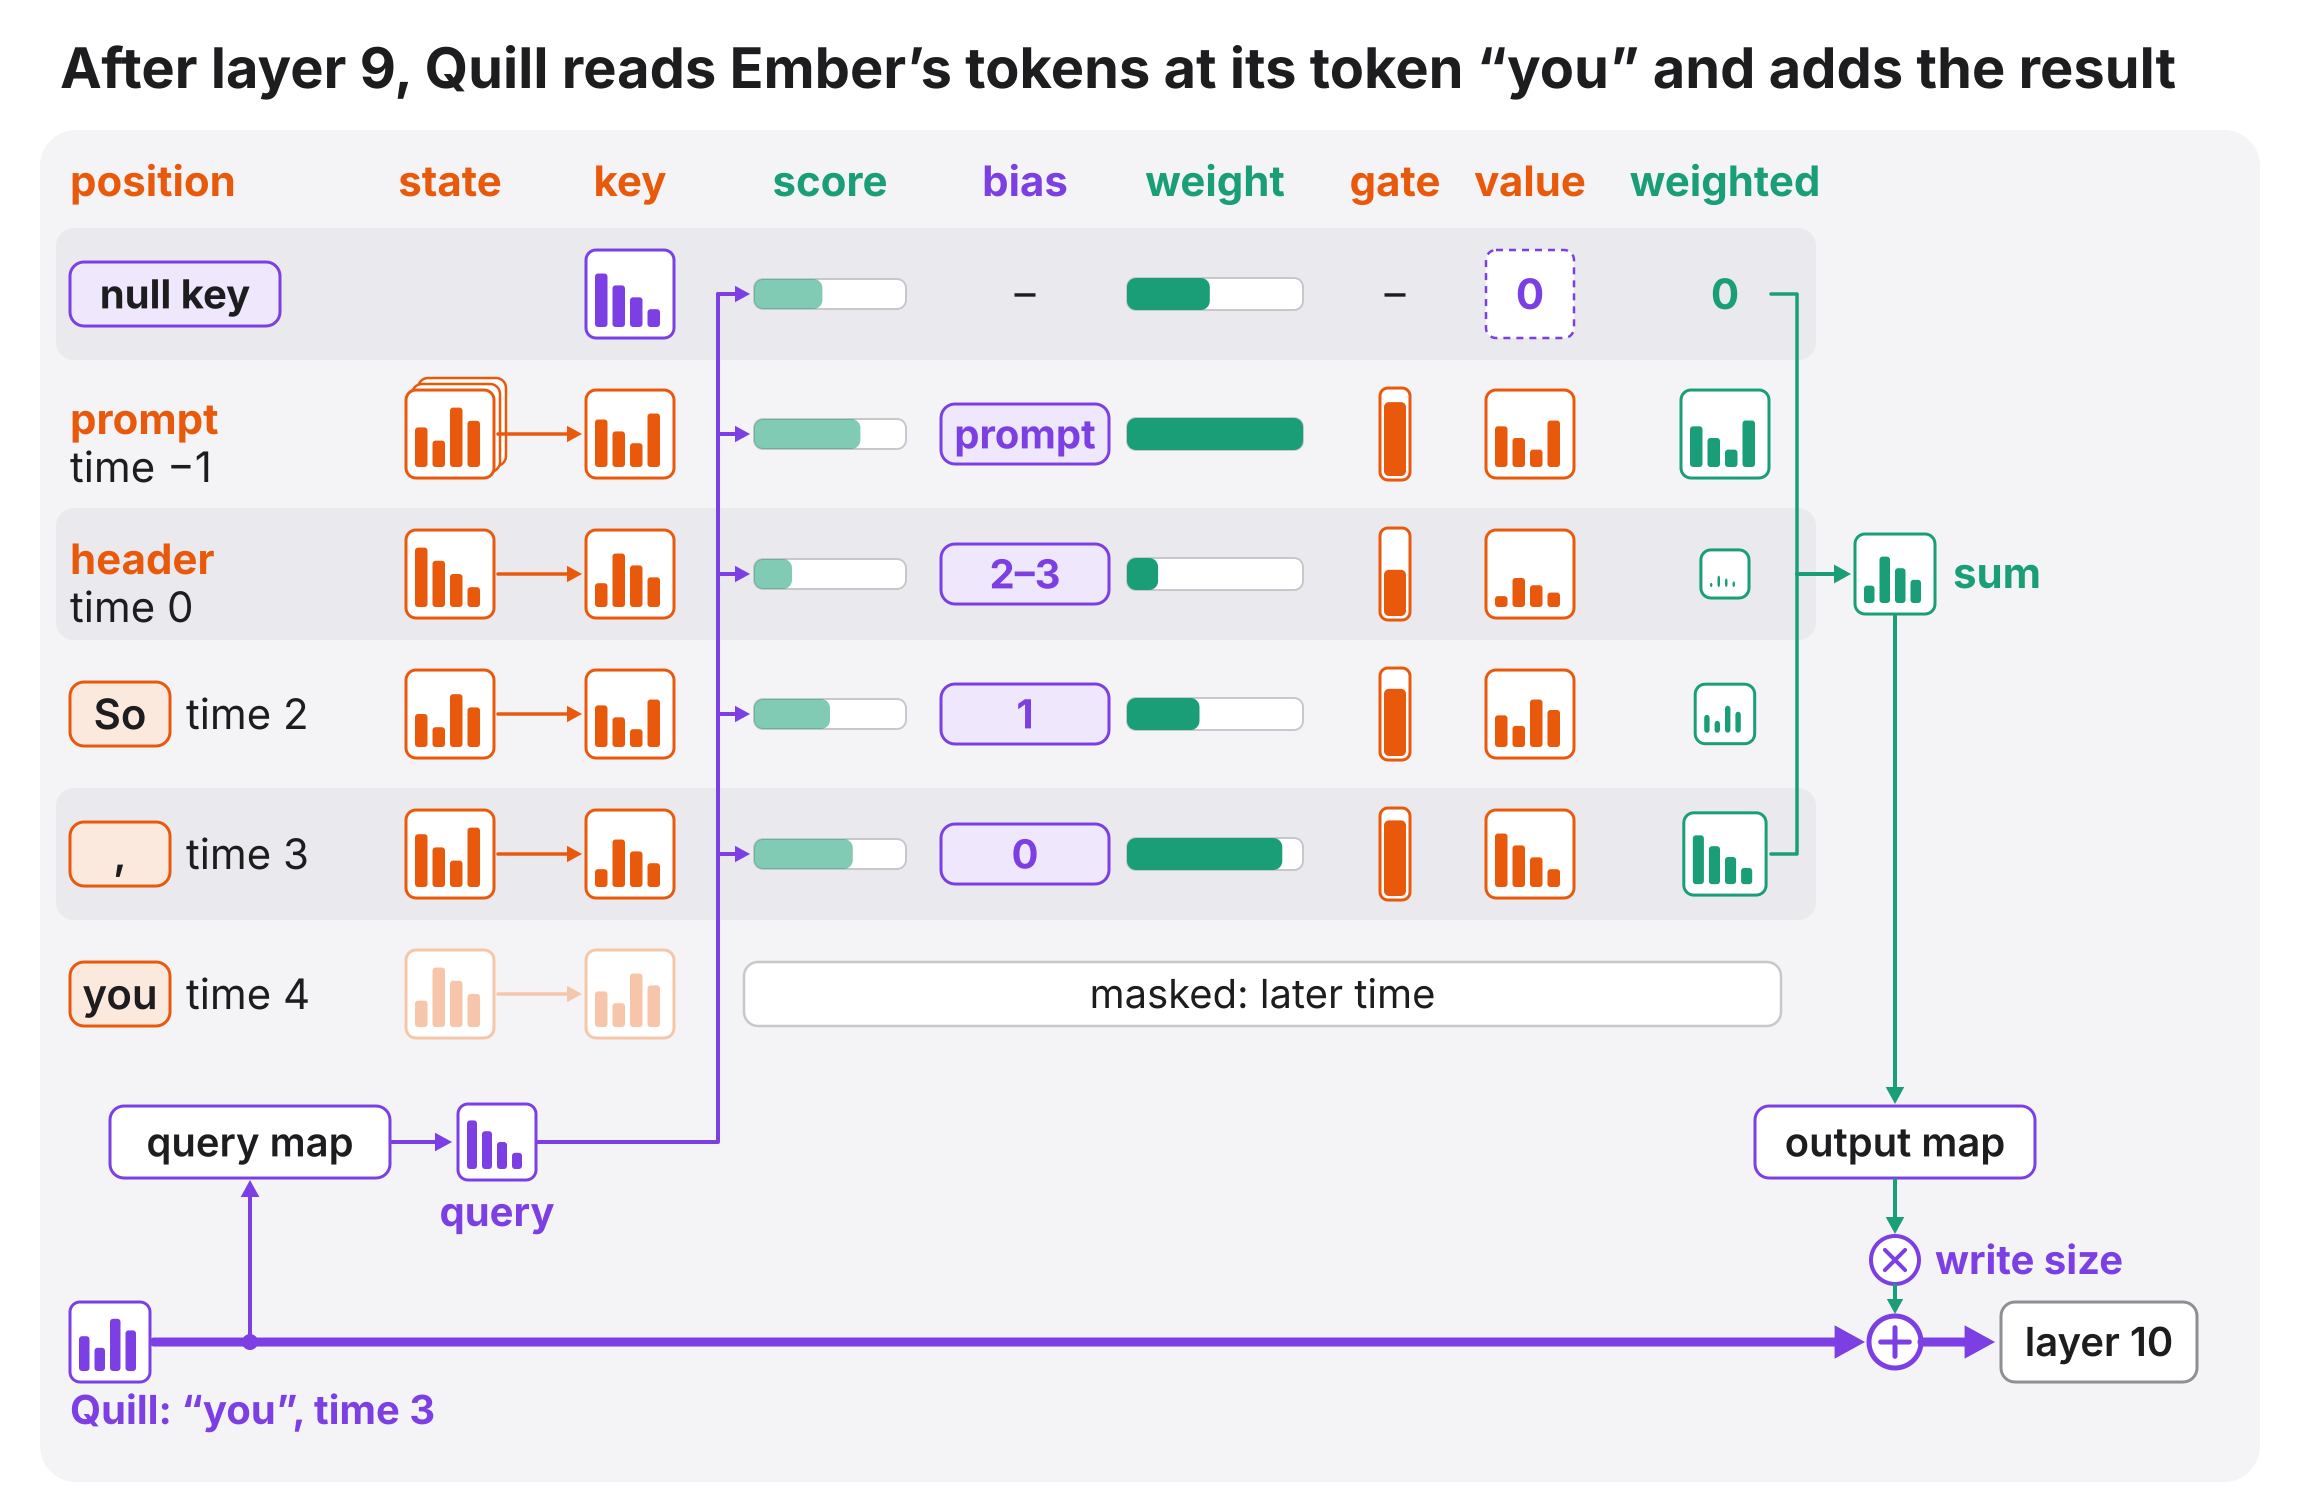

This chart was generated by the following Python code:
"""Three drawings of the link's architecture, from pairing/link.py and pairing/session.py.

link_mechanism        one read after one exchange layer: query, keys, scores, time-gap bias, weights, null key, gated
                      values, weighted sum, output map, write size, added to the reader's residual stream
link_mechanism_depths both models as the film draws them, 36 layers each, the link as two strands at each of the 8
                      exchange layers, and a zoom on one exchange
link_mechanism_ticks  which partner tokens each token may read (the time rule), both directions

Reads results/link_mechanism.json (layer counts from the model configs, and the token timing and private cities of
the linked chat figures/inputs/chat_link_s7.json.gz) and checks its exchange layers against pairing/link.py (XBLOCKS). Writes
figures/NAME.{svg,png,pdf} for each NAME above. Bars, gate meters and weight bars are schematic: no activations,
gates or attention weights were measured for these drawings. --refresh rebuilds the snapshot from the chat and the
model configs and tokenizer in the local Hugging Face cache.
Usage: python figures/link_mechanism.py [--refresh]
"""
import ast
import gzip
import hashlib
import html
import json
import math
import subprocess
import sys
from pathlib import Path

import creature
from chat_names import ROOT, mascot, width as tw

OUT = ROOT / 'figures'
SNAP = ROOT / 'results/link_mechanism.json'
CHAT = ROOT / 'figures/inputs/chat_link_s7.json.gz'
REPOS = {'quill': 'Qwen/Qwen3-4B', 'ember': 'arcee-ai/AFM-4.5B'}

Q, E, G, RED, INK = '#7B3FE4', '#E8590C', '#1A9E77', '#D2432F', '#1D1D1F'
COOL, WARM = '#F4F4F6', '#FAF0E6'
QL, EL, GL, REDL = '#EFE7FC', '#FCE9DE', '#DDF2EA', '#F8DDD8'     # light tints for fills
LINE = '#C7C7CC'
FONT = 'Inter, Helvetica, Arial, sans-serif'
W = 2300
BODY, SMALL, TITLE = 36, 32, 56


def xblocks():
    tree = ast.parse((ROOT / 'pairing/link.py').read_text())
    return next(list(ast.literal_eval(n.value)) for n in tree.body if isinstance(n, ast.Assign)
                and any(isinstance(t, ast.Name) and t.id == 'XBLOCKS' for t in n.targets))


def refresh():
    """The snapshot rebuilt from the linked chat and the cached model configs and Ember tokenizer: layer counts, both
    private cities, and the timing of the first four tokens of turn 0 as Quill writes them and as Ember reads them."""
    from huggingface_hub import hf_hub_download
    from tokenizers import Tokenizer
    files, configs = {}, {}
    for side, repo in REPOS.items():
        p = Path(hf_hub_download(repo, 'config.json', local_files_only=True))
        name = f'{repo}@{p.parent.name}/config.json'
        files[name] = p
        configs[side] = dict(path=name, blocks=json.loads(p.read_text())['num_hidden_layers'])
    raw = gzip.open(CHAT).read()
    chat = json.loads(raw)
    private = {side: chat['episode']['meta']['secrets'][side]['city'] for side in configs}
    first = chat['turns'][0]
    pieces = [v['text'] for v in first['tokens'][:4]]
    tok_path = Path(hf_hub_download(REPOS['ember'], 'tokenizer.json', local_files_only=True))
    tok_name = f'{REPOS["ember"]}@{tok_path.parent.name}/tokenizer.json'
    files[tok_name] = tok_path
    tok = Tokenizer.from_file(str(tok_path))
    listener, prior = [], []
    for i in range(len(pieces)):
        # Ember reads the tokens of Quill's text that can no longer change: all but the last of the re-encoding
        stable = tok.encode(''.join(pieces[:i + 1]), add_special_tokens=False).ids[:-1]
        assert stable[:len(prior)] == prior
        listener.append([tok.decode([t]) for t in stable[len(prior):]])
        prior = stable
    chat_name = str(CHAT.relative_to(ROOT)) + ' (uncompressed)'
    sha = {name: hashlib.sha256((ROOT / name).read_bytes()).hexdigest() for name in ('pairing/link.py', 'pairing/session.py')}
    sha[chat_name] = hashlib.sha256(raw).hexdigest()
    sha.update({name: hashlib.sha256(p.read_bytes()).hexdigest() for name, p in files.items()})
    snap = json.loads(SNAP.read_text()) if SNAP.exists() else {}
    xb = xblocks()
    snap.update(exchange_blocks=xb, exchange_count=len(xb), configs=configs, private_text=private,
                private_text_source=chat_name, timing_tokens=pieces,
                timing_emission_ticks=[v['tick'] for v in first['tokens'][:4]],
                timing_token_ids=[v['id'] for v in first['tokens'][:4]], timing_listener_chunks=listener,
                timing_tokenizer=tok_name, source_sha256=sha)
    return snap


def facts():
    f = json.loads(SNAP.read_text())
    assert f['exchange_blocks'] == xblocks(), 'snapshot and pairing/link.py disagree on the exchange layers'
    return f


# ---------------------------------------------------------------- drawing helpers (also used by hero_link.py)

def esc(s):
    return html.escape(str(s), quote=True)


class SVG:
    def __init__(self, w, h, title, desc):
        self.w, self.h = w, h
        self.a = [f'<svg xmlns="http://www.w3.org/2000/svg" width="{w}" height="{h}" viewBox="0 0 {w} {h}">',
                  f'<title>{esc(title)}</title>', f'<desc>{esc(desc)}</desc>',
                  f'<rect width="{w}" height="{h}" fill="white"/>']

    def add(self, s):
        self.a.append(s)

    def text(self, x, y, s, size=BODY, color=INK, weight=400, anchor='start', italic=False, opacity=None):
        """s: a string, or a list of (text, color, weight) runs."""
        runs = [(s, color, weight)] if isinstance(s, str) else s
        body = ''.join(f'<tspan fill="{c or color}" font-weight="{wt or weight}">{esc(t)}</tspan>' for t, c, wt in runs)
        extra = (' font-style="italic"' if italic else '') + (f' opacity="{opacity}"' if opacity else '')
        self.add(f'<text x="{x:.1f}" y="{y:.1f}" font-family="{FONT}" font-size="{size}" fill="{color}" '
                 f'font-weight="{weight}" text-anchor="{anchor}" xml:space="preserve"{extra}>{body}</text>')

    def title(self, s, x=60, y=88, size=TITLE):
        self.text(x, y, s, size, INK, 700)

    def rect(self, x, y, w, h, fill='white', stroke='none', r=16, sw=3, dash=None, opacity=None):
        d = f' stroke-dasharray="{dash}"' if dash else ''
        o = f' opacity="{opacity}"' if opacity is not None else ''
        self.add(f'<rect x="{x:.1f}" y="{y:.1f}" width="{w:.1f}" height="{h:.1f}" rx="{r}" fill="{fill}" '
                 f'stroke="{stroke}" stroke-width="{sw}"{d}{o}/>')

    def path(self, d, color=INK, sw=4, fill='none', dash=None, opacity=None, cap='round'):
        extra = (f' stroke-dasharray="{dash}"' if dash else '') + (f' opacity="{opacity}"' if opacity is not None else '')
        self.add(f'<path d="{d}" stroke="{color}" stroke-width="{sw}" fill="{fill}" stroke-linecap="{cap}" '
                 f'stroke-linejoin="round"{extra}/>')

    def line(self, pts, color=INK, sw=4, dash=None, opacity=None):
        self.path('M' + ' L'.join(f'{x:.1f},{y:.1f}' for x, y in pts), color, sw, dash=dash, opacity=opacity)

    def arrow(self, pts, color=INK, sw=4, head=None, dash=None, opacity=None):
        """Polyline with a filled head at the last point (the line stops at the head's base)."""
        head = head or 7 + 2.6 * sw
        (a, b), (x, y) = pts[-2:]
        t = math.atan2(y - b, x - a)
        bx, by = x - head * 0.8 * math.cos(t), y - head * 0.8 * math.sin(t)
        self.line(pts[:-1] + [(bx, by)], color, sw, dash, opacity)
        hw = head * 0.55
        p = [(x, y), (x - head * math.cos(t) - hw * math.sin(t), y - head * math.sin(t) + hw * math.cos(t)),
             (x - head * math.cos(t) + hw * math.sin(t), y - head * math.sin(t) - hw * math.cos(t))]
        o = f' opacity="{opacity}"' if opacity is not None else ''
        self.add(f'<polygon points="{" ".join(f"{u:.1f},{v:.1f}" for u, v in p)}" fill="{color}"{o}/>')

    def circle(self, x, y, r, fill='white', stroke=G, sw=4):
        self.add(f'<circle cx="{x:.1f}" cy="{y:.1f}" r="{r}" fill="{fill}" stroke="{stroke}" stroke-width="{sw}"/>')

    def plus(self, x, y, r=20, color=G, sw=4):
        self.circle(x, y, r, 'white', color, sw)
        k = r * 0.55
        self.path(f'M{x - k:.1f},{y:.1f} L{x + k:.1f},{y:.1f} M{x:.1f},{y - k:.1f} L{x:.1f},{y + k:.1f}', color, sw)

    def times(self, x, y, r=18, color=INK, sw=4):
        self.circle(x, y, r, 'white', color, sw)
        k = r * 0.42
        self.path(f'M{x - k:.1f},{y - k:.1f} L{x + k:.1f},{y + k:.1f} M{x - k:.1f},{y + k:.1f} L{x + k:.1f},{y - k:.1f}', color, sw)

    def mascot(self, x, y, side, size=130):
        self.add(f'<image x="{x:.1f}" y="{y:.1f}" width="{size}" height="{size}" href="{mascot(side)}"/>')

    def vector(self, x, y, color, w=64, h=76, seed=0, scale=1.0, fill='white', stroke=None, sw=3, opacity=1.0):
        """A hidden-state / key / value icon: a box of 4 bars (schematic heights)."""
        self.rect(x, y, w, h, fill, stroke or color, 10, sw)
        for j in range(4):
            bar = (h - 22) * (.3 + ((seed * 3 + j * 5) % 7) / 10) * scale
            self.rect(x + 9 + j * (w - 18) / 4, y + h - 11 - bar, (w - 18) / 4 - 5, bar, color, r=3, sw=0,
                      opacity=opacity)

    def meter(self, x, y, frac, color=E, w=26, h=76):
        """A gate: one number between 0 and 1, drawn as a filled bar."""
        self.rect(x, y, w, h, 'white', color, 8, 3)
        self.rect(x + 4, y + h - 4 - (h - 8) * frac, w - 8, (h - 8) * frac, color, r=5, sw=0)

    def save(self, name, width=None):
        p = OUT / (name + '.svg')
        p.write_text('\n'.join(self.a + ['</svg>']) + '\n')
        subprocess.run(['rsvg-convert', '-w', str(width or self.w), '-o', str(p.with_suffix('.png')), str(p)], check=True)
        subprocess.run(['rsvg-convert', '-f', 'pdf', '-o', str(p.with_suffix('.pdf')), str(p)], check=True)


def chip(s, x, y, w, h, label, color, fill='white', size=BODY, weight=600, sw=3, tcolor=None):
    s.rect(x, y, w, h, fill, color, 14, sw)
    s.text(x + w / 2, y + h / 2 + size * 0.36, label, size, tcolor or color, weight, 'middle')


# ---------------------------------------------------------------- timing (session.py dialogue rule)

def timeline(f):
    """Positions of each model in the opening of the linked chat, with the time at which each is read.
    Quill writes turn 0: prompt at -1, its turn header at 0, and each generated piece is read one time after it is
    emitted. Ember listens: prompt at -1, the user-message header at 0, then at each time the pieces of Quill's text
    that can no longer change (all but the last)."""
    q = [('prompt', -1), ('turn header', 0)]
    q += [(t.strip(), e + 1) for t, e in zip(f['timing_tokens'], f['timing_emission_ticks'])]
    e = [('prompt', -1), ('turn header', 0)]
    for i, chunk in enumerate(f['timing_listener_chunks']):
        e += [(c.strip(), i + 1) for c in chunk]
    return {'quill': q, 'ember': e}


def bucket(tq, tk):
    """link.age_buckets for one pair of times: 'prompt' for a partner prompt position, else log-spaced."""
    if tk < 0:
        return 'prompt'
    d = max(tq - tk, 0)
    if d == 0:
        return '0'
    b = int(math.floor(math.log2(d))) + 1
    lo, hi = 2 ** (b - 1), 2 ** b - 1
    return str(lo) if lo == hi else f'{lo}–{hi}'


# ---------------------------------------------------------------- figure: which partner tokens can be read

def ticks(f):
    tl = timeline(f)
    title = 'Each model reads only the partner’s tokens from the same time or earlier'
    M, gap, lab, ch, head = 40, 12, 300, 104, 296       # margin, cell gap, row-label width, cell height, header
    top = 130
    hs = {x: head + len(tl[x]) * (ch + gap) - gap + 34 for x in ('quill', 'ember')}
    H = round(top + hs['quill'] + 24 + hs['ember'] + 30)
    s = SVG(W, H, title,
            'For the opening of the linked chat (Quill writes "So, you\'re", Ember reads it as it streams), the grid '
            'of which partner tokens each token may read after every exchange layer, with the time-gap bucket of '
            'each readable pair. Derived from pairing/session.py and pairing/link.py; token timing from '
            'results/link_mechanism.json.')
    s.title(title)

    def tokchip(x, y, w, tok, color, fill):
        if tok in ('prompt', 'turn header'):
            s.text(x + w / 2, y + 46, 'prompt' if tok == 'prompt' else 'header', 42, color, 600, 'middle')
        else:
            s.rect(x + w / 2 - 80, y, 160, 64, fill, color, 12, 3)
            s.text(x + w / 2, y + 46, tok, 44, INK, 600, 'middle')

    def grid(pt, reader, sender):
        rows, cols = tl[reader], tl[sender]
        rc, sc = (Q, E) if reader == 'quill' else (E, Q)
        rl, sl = (QL, EL) if reader == 'quill' else (EL, QL)
        px = M
        s.rect(px, pt, W - 2 * M, hs[reader], COOL, r=36)
        s.mascot(px + 30 - 0.27 * 154, pt + 8, reader, 154)     # the art starts at 0.27 of its square
        s.text(px + 130, pt + 100, [(reader.title(), rc, 700), (' reads ', INK, 400), (sender.title(), sc, 700)], 52)
        gx = px + 30 + lab
        gy = pt + head
        cell = (W - 2 * M - 60 - lab - (len(cols) - 1) * gap) / len(cols)
        cx = [gx + j * (cell + gap) for j in range(len(cols))]
        s.text(px + 30, gy - 96, 'time', 42, INK)
        for j, (tok, t) in enumerate(cols):
            s.text(cx[j] + cell / 2, gy - 96, str(t).replace('-', '−'), 42, INK, 400, 'middle')
            tokchip(cx[j], gy - 80, cell, tok, sc, sl)
        for i, (tok, tq) in enumerate(rows):
            y = gy + i * (ch + gap)
            if tok in ('prompt', 'turn header'):
                s.text(px + 30, y + ch / 2 + 15, 'prompt' if tok == 'prompt' else 'header', 42, rc, 600)
            else:
                s.rect(px + 30, y + ch / 2 - 32, 110, 64, rl, rc, 12, 3)
                s.text(px + 85, y + ch / 2 + 15, tok, 44, INK, 600, 'middle')
            s.text(px + 236, y + ch / 2 + 15, str(tq).replace('-', '−'), 42, INK, 400, 'middle')
            for j, (_, tk) in enumerate(cols):
                if tk <= tq:
                    s.rect(cx[j], y, cell, ch, GL, G, 14, 3)
                    b = bucket(tq, tk)
                    s.text(cx[j] + cell / 2, y + ch / 2 + (18 if b != 'prompt' else 15), b,
                           52 if b != 'prompt' else 42, G, 700, 'middle')
            # the partner's later tokens, masked: one grey run per row (times only grow along a row)
            n = sum(tk <= tq for _, tk in cols)
            if n < len(cols):
                s.rect(cx[n], y, cx[-1] + cell - cx[n], ch, '#E3E3E8', 'none', 14, 0)
        # direct labels in the masked corner: the first row's masked cells, and the second row's time gap
        readable = [sum(tk <= tq for _, tk in cols) for _, tq in rows[:2]]
        x1 = cx[readable[0]]
        s.text((x1 + cx[-1] + cell) / 2, gy + ch / 2 + 15, 'masked: later time', 42, INK, 400, 'middle')
        y2 = gy + ch + gap + ch / 2
        xa = cx[readable[1] - 1] + cell
        s.arrow([(xa + 120, y2), (xa + 10, y2)], G, 4, head=18)
        s.text(xa + 136, y2 + 15, 'time gap', 42, G, 700)

    grid(top, 'quill', 'ember')
    grid(top + hs['quill'] + 24, 'ember', 'quill')
    s.save('link_mechanism_ticks')


# ---------------------------------------------------------------- figure: the 8 exchange layers

def depths(f):
    xb = f['exchange_blocks']
    nb = f['configs']['quill']['blocks']
    assert nb == f['configs']['ember']['blocks'] == creature.LAYERS and tuple(xb) == creature.PORTS
    title = f'After {len(xb)} of the {nb} layers, Quill and Ember read each other at the same time'
    top, M = 130, 40
    # the zoom column on the right: three steps of one exchange, stacked
    vw, vh, sp_ = 88, 110, 104                      # zoom vectors: width, height, pitch
    step_h = 100 + vh + 140 + vh + 56
    zx, zw = 1210, W - M - 1210
    H = round(top + 3 * step_h + 40 + M)
    s = SVG(W, H, title,
            'Quill and Ember drawn as two stacks of 36 layers, with the input at the base and the head at the top. '
            'After layers ' + ', '.join(map(str, xb)) + ' two teal strands join the stacks, one per direction: each '
            'model reads the other from the states before that exchange and adds the result to its own residual '
            'stream. A zoom on layer 9 shows the read in three steps. Schematic; counts from pairing/link.py and the '
            'model configs.')
    s.title(title)

    # anatomy: both models at full height, the link as two strands at each exchange layer
    ah = 1290                                       # creature height, hair tip to base
    cq, ce, ctop = 400, 1000, top + 40
    gq, pq = creature.creature('quill', cq, ctop, ah, full=True)
    ge, pe = creature.creature('ember', ce, ctop, ah, full=True)
    d = (pq[xb[0]][1] - pq[xb[1]][1]) / (xb[1] - xb[0])      # pixels per layer

    def ly(k):
        return pq[xb[0]][1] - (k - xb[0]) * d

    base = ctop + ah
    s.rect(M, top, zx - 30 - M, H - top - M, COOL, r=36)
    for k in xb:
        s.add(creature.strands(cq, ce, ly(k), wave=8, sw=5))
    s.add(gq)
    s.add(ge)
    lx = cq - creature.width_of(ah, True) / 2 - 24  # layer numbers end here
    s.text(lx, ly(nb - 1) - 62, 'layer', 44, INK, 700, 'end')
    for k in [nb - 1] + xb[::-1] + [0]:     # blocks counted from 0, as in the code
        s.text(lx, ly(k) + 15, str(k), 44, G if k in xb else INK, 700, 'end')
    for side, cx, col, light in (('quill', cq, Q, QL), ('ember', ce, E, EL)):
        chip(s, cx - 120, base + 80, 240, 76, f['private_text'][side], col, light, 46, 700, tcolor=INK)
        s.arrow([(cx, base + 78), (cx, base + 10)], col, 5, head=20)
        s.text(cx, base + 80 + 76 + 62, side.title(), 50, col, 700, 'middle')
    assert base + 80 + 76 + 62 + 20 < H - M
    # direct label on the top strand pair: one strand per direction
    yt = ly(xb[-1])
    s.text((cq + ce) / 2, yt - 34, 'both ways', 44, G, 700, 'middle')
    # the zoomed exchange, with a wedge to the column of steps
    z = xb[1]
    rw = creature.BODY_W * creature.width_of(ah, True) / (2 * (creature.HEAD_RX + 6)) / 2 + 26
    bx0, bx1, by0, by1 = cq - rw, ce + rw, ly(z) - 34, ly(z) + 34
    s.rect(bx0, by0, bx1 - bx0, by1 - by0, 'none', INK, 18, 3, dash='10 9')
    s.line([(bx1, by0), (zx, top)], INK, 2.5, dash='8 8')
    s.line([(bx1, by1), (zx, H - M)], INK, 2.5, dash='8 8')
    s.rect(zx, top, zw, H - top - M, 'white', LINE, 28, 3)
    heads = [f'After layer {z}', 'Quill and Ember read at once', 'Each model adds its write']
    sy = [top + 20 + k * step_h for k in range(3)]
    for k in range(1, 3):
        s.line([(zx + 30, sy[k] - 10), (zx + zw - 30, sy[k] - 10)], LINE, 3)
    px = zx + 40
    for k in range(3):
        s.text(px, sy[k] + 62, heads[k], 46, INK, 700)
    ra, rb = (sy[0] + 100, sy[0] + 100 + vh + 140)
    for j in range(5):
        s.vector(px + j * sp_, ra, Q, vw, vh, 1 + j)
        s.vector(px + j * sp_, rb, E, vw, vh, 4 + j)
    s.text(px + 5 * sp_ + 10, ra + vh / 2 + 16, 'Quill', 44, Q, 700)
    s.text(px + 5 * sp_ + 10, rb + vh / 2 + 16, 'Ember', 44, E, 700)
    ra, rb = (sy[1] + 100, sy[1] + 100 + vh + 140)
    qx = [px + j * sp_ for j in range(5)]
    qr, er = 4, 2
    for j in range(5):
        s.vector(qx[j], ra, Q, vw, vh, 1 + j, 1, 'white', None if j == qr else '#CDB9F3')
        s.vector(qx[j], rb, E, vw, vh, 4 + j, 1, 'white', None if j == er else '#F5C6AA')
    for j in range(qr + 1):
        s.arrow([(qx[j] + vw / 2, rb - 4), (qx[qr] + 24 + 9 * j, ra + vh + 6)], G, 3.5, head=15)
    for j in range(er + 1):
        s.arrow([(qx[j] + vw / 2, ra + vh + 4), (qx[er] + 26 + 17 * j, rb - 6)], G, 3.5, head=15)
    tx = qx[4] + vw + 24
    for y, who in ((ra, 'Quill reads Ember'), (rb, 'Ember reads Quill')):
        s.text(tx, y + vh / 2 + 16, who, 44, G, 700)
    assert tx + tw('Ember reads Quill', 44, 700) < zx + zw - 20
    ra, rb = (sy[2] + 100, sy[2] + 100 + vh + 140)
    for y, col, seed in ((ra, Q, 1), (rb, E, 4)):
        s.vector(px, y, col, vw, vh, seed)
        s.plus(px + vw + 26, y + vh / 2, 18, G, 3.5)
        s.vector(px + vw + 60, y + 14, G, 66, vh - 28, seed + 2, 0.7)
        s.arrow([(px + vw + 136, y + vh / 2), (px + vw + 180, y + vh / 2)], col, 4)
        s.vector(px + vw + 188, y, col, vw, vh, seed + 1)
        s.arrow([(px + 2 * vw + 198, y + vh / 2), (px + 2 * vw + 236, y + vh / 2)], col, 4)
        s.rect(px + 2 * vw + 244, y + 10, 210, vh - 20, 'white', '#8E8E93', 12, 2.5)
        s.text(px + 2 * vw + 349, y + vh / 2 + 15, f'layer {z + 1}', 44, INK, 600, 'middle')
    s.text(px + vw + 93, ra + vh + 56, 'write', 44, G, 700, 'middle')
    s.save('link_mechanism_depths')


# ---------------------------------------------------------------- figure: one read in full

def mechanism(f):
    tl = timeline(f)
    xb = f['exchange_blocks']
    z = xb[1]
    reader_tok, reader_t = next((t, k) for t, k in tl['quill'] if t == 'you')
    top, rh = 130, 140
    rows = [('null key', None)] + [(t, k) for t, k in tl['ember']]
    y0 = top + 100
    by = y0 + len(rows) * rh
    qy, sy = by + 72, by + 272
    H = sy + 170
    title = f'After layer {z}, Quill reads Ember’s tokens at its token “{reader_tok}” and adds the result'
    s = SVG(W, H, title,
            'One read through the link after one exchange layer, as in pairing/link.py Side.show and Side.read: '
            f'Quill\'s token "{reader_tok}" (time {reader_t}) attends over every Ember token read at time {reader_t} '
            'or earlier plus its null key. Purple parts belong to the reader (Quill), orange parts to the sender '
            '(Ember). Bars, gate meters and weights are drawings, not measured values.')
    s.title(title)
    s.rect(40, top, W - 80, H - top - 30, COOL, r=36)
    C = dict(state=450, key=630, score=830, bias=1025, weight=1215, gate=1395, value=1530, wv=1725)
    heads = [('state', 'state', E), ('key', 'key', E), ('score', 'score', G), ('bias', 'bias', Q),
             ('weight', 'weight', G), ('gate', 'gate', E), ('value', 'value', E), ('wv', 'weighted', G)]
    hy = top + 66
    s.text(70, hy, 'position', 42, E, 700)
    for k, h1, col in heads:
        s.text(C[k], hy, h1, 42, col, 700, 'middle')
    weights = [0.16, 0.34, 0.06, 0.14, 0.30, 0.0]
    scores = [0.45, 0.7, 0.25, 0.5, 0.65, 0.6]
    gates = [None, 0.88, 0.55, 0.8, 0.9, 0.85]
    vw, vh = 88, 88
    faded = '#F5C6AA'
    for i, (tok, t) in enumerate(rows):
        y = y0 + i * rh
        cy = y + rh / 2 - 6
        hidden = t is not None and t > reader_t
        if i % 2 == 0:
            s.rect(56, y - 2, 1760, rh - 8, '#E9E9EE', 'none', 18, 0)
        if tok == 'null key':
            chip(s, 70, cy - 32, 210, 64, 'null key', Q, QL, 40, 700, tcolor=INK)
        elif tok in ('prompt', 'turn header'):
            s.text(70, cy, 'prompt' if tok == 'prompt' else 'header', 42, E, 700)
            s.text(70, cy + 48, f'time {t}'.replace('-', '−'), 42, INK)
        else:
            chip(s, 70, cy - 32, 100, 64, tok, E, EL, 42, 600, tcolor=INK)
            s.text(186, cy + 15, f'time {t}', 42, INK)
        vy = cy - vh / 2
        if tok != 'null key':
            if tok == 'prompt':
                for d in (12, 6):
                    s.rect(C['state'] - vw / 2 + d, vy - d, vw, vh, 'white', E, 10, 2.5)
            s.vector(C['state'] - vw / 2, vy, E, vw, vh, i, opacity=0.35 if hidden else 1, stroke=faded if hidden else E)
            s.vector(C['key'] - vw / 2, vy, E, vw, vh, i + 3, 0.9, opacity=0.35 if hidden else 1,
                     stroke=faded if hidden else E)
            s.arrow([(C['state'] + vw / 2 + 4, cy), (C['key'] - vw / 2 - 4, cy)], faded if hidden else E, 3.5, head=15)
        else:
            s.vector(C['key'] - vw / 2, vy, Q, vw, vh, 2, 0.9)
        if hidden:
            s.rect(C['score'] - 86, cy - 32, C['wv'] + 56 - C['score'] + 86, 64, 'white', LINE, 14, 2.5)
            s.text((C['score'] - 86 + C['wv'] + 56) / 2, cy + 14, 'masked: later time', 40, INK, 400, 'middle')
            continue
        s.rect(C['score'] - 76, cy - 15, 152, 30, 'white', LINE, 9, 2)
        s.rect(C['score'] - 76, cy - 15, 152 * scores[i], 30, G, 'none', 9, 0, opacity=0.55)
        b = '0' if tok == 'null key' else bucket(reader_t, t)
        if tok == 'null key':
            s.text(C['bias'], cy + 14, '–', 42, INK, 400, 'middle')
        else:
            chip(s, C['bias'] - 84, cy - 30, 168, 60, b, Q, QL, 40, 700, tcolor=Q)
        s.rect(C['weight'] - 88, cy - 16, 176, 32, 'white', LINE, 9, 2)
        s.rect(C['weight'] - 88, cy - 16, 176 * weights[i] / max(weights), 32, G, 'none', 9, 0)
        if tok == 'null key':
            s.text(C['gate'], cy + 14, '–', 42, INK, 400, 'middle')
            s.rect(C['value'] - vw / 2, vy, vw, vh, 'white', Q, 10, 2.5, dash='7 6')
            s.text(C['value'], cy + 15, '0', 42, Q, 700, 'middle')
            s.text(C['wv'], cy + 15, '0', 42, G, 700, 'middle')
        else:
            s.meter(C['gate'] - 15, vy - 2, gates[i], E, 30, vh + 4)
            s.vector(C['value'] - vw / 2, vy, E, vw, vh, i + 5, gates[i])
            sc = 0.45 + 0.55 * weights[i] / max(weights)
            s.vector(C['wv'] - vw / 2 * sc, cy - vh / 2 * sc, G, vw * sc, vh * sc, i + 5, gates[i])
    s.vector(70, sy - 40, Q, 80, 80, 1)
    s.text(70, sy + 82, f'Quill: “{reader_tok}”, time {reader_t}', 40, Q, 700)
    s.arrow([(154, sy), (C['wv'] + 140, sy)], Q, 9)
    s.circle(250, sy, 8, Q, Q, 0)
    s.arrow([(250, sy - 8), (250, qy + 38)], Q, 4, head=17)
    chip(s, 110, qy - 36, 280, 72, 'query map', Q, 'white', 40, 600, tcolor=INK)
    s.arrow([(392, qy), (452, qy)], Q, 4, head=17)
    s.vector(458, qy - 38, Q, 78, 76, 2)
    s.text(497, qy + 84, 'query', 40, Q, 700, 'middle')
    bus = C['score'] - 112
    s.line([(538, qy), (bus, qy), (bus, y0 + rh / 2 - 6)], Q, 4)
    for i, (tok, t) in enumerate(rows):
        if t is not None and t > reader_t:
            continue
        cy = y0 + i * rh + rh / 2 - 6
        s.arrow([(bus, cy), (C['score'] - 80, cy)], Q, 4, head=15)
    ox = C['wv'] + 170
    bx_ = C['wv'] + 72
    s.line([(C['wv'] + 46, y0 + rh / 2 - 6), (bx_, y0 + rh / 2 - 6), (bx_, y0 + 4.5 * rh - 6),
            (C['wv'] + 46, y0 + 4.5 * rh - 6)], G, 3.5)
    sy_ = y0 + 2.5 * rh - 6
    s.arrow([(bx_, sy_), (ox - 44, sy_)], G, 4, head=17)
    s.vector(ox - 40, sy_ - 40, G, 80, 80, 7)
    s.text(ox + 58, sy_ + 14, 'sum', 42, G, 700)
    s.arrow([(ox, sy_ + 42), (ox, qy - 38)], G, 4, head=17)
    chip(s, ox - 140, qy - 36, 280, 72, 'output map', Q, 'white', 40, 600, tcolor=INK)
    s.arrow([(ox, qy + 38), (ox, sy - 108)], G, 4, head=17)
    s.times(ox, sy - 82, 24, Q, 4)
    s.text(ox + 40, sy - 68, 'write size', 40, Q, 700)
    s.arrow([(ox, sy - 57), (ox, sy - 28)], G, 4, head=15)
    s.plus(ox, sy, 26, Q, 5)
    s.arrow([(ox + 27, sy), (ox + 100, sy)], Q, 9)
    s.rect(ox + 106, sy - 40, 196, 80, 'white', '#8E8E93', 14, 3)
    s.text(ox + 204, sy + 14, f'layer {z + 1}', 40, INK, 600, 'middle')
    s.save('link_mechanism')


if __name__ == '__main__':
    if '--refresh' in sys.argv:
        SNAP.write_text(json.dumps(refresh(), indent=2) + '\n')
    f = facts()
    mechanism(f)
    depths(f)
    ticks(f)
